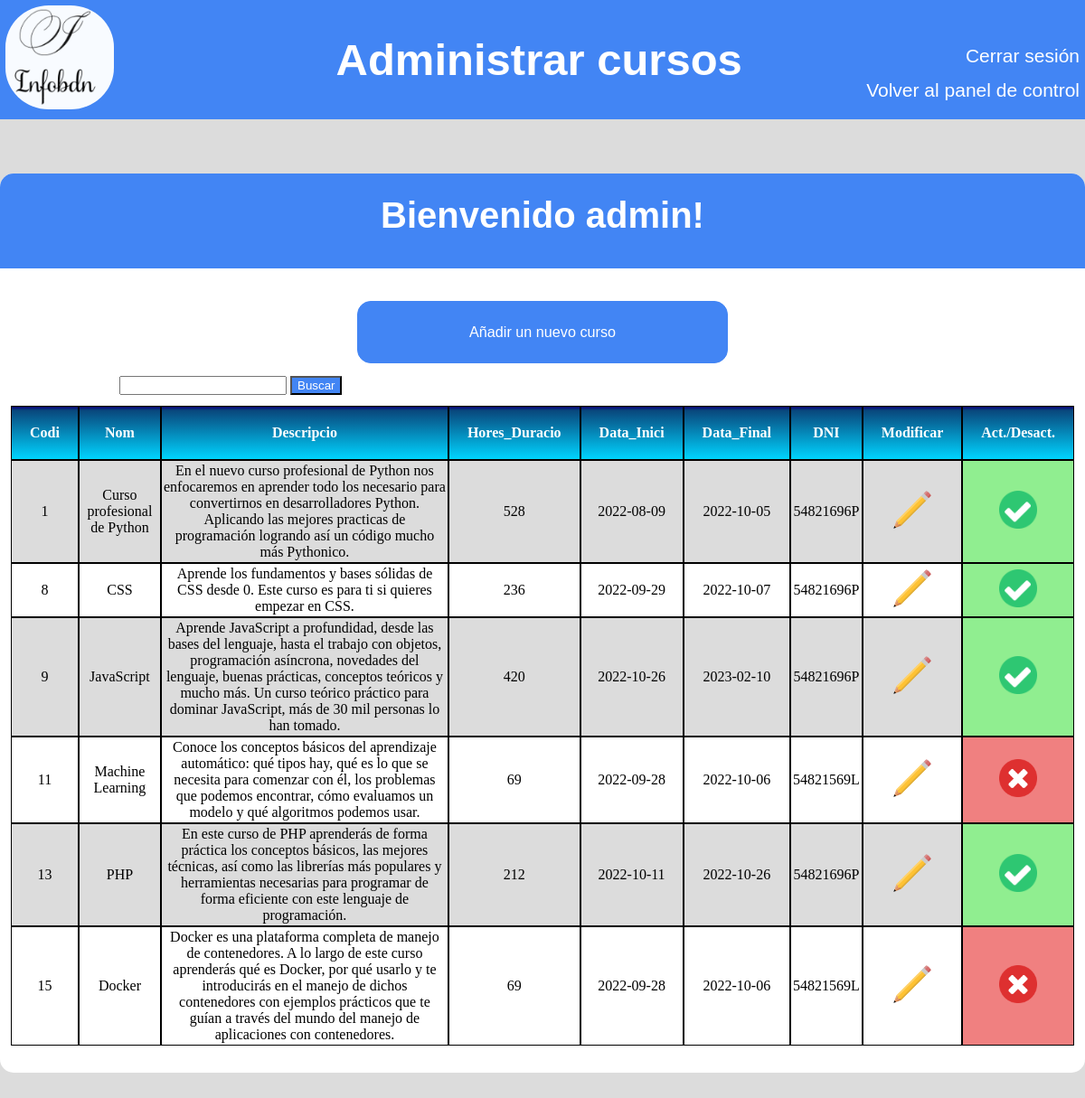
Screenshot of /cursos.php (signed in) with the database file from the repository.
### tables this page shows
CREATE TABLE `cursos` (
  `Codi` int(11) NOT NULL,
  `Nom` varchar(255) NOT NULL,
  `Descripcio` varchar(1024) NOT NULL,
  `Hores_Duracio` int(10) NOT NULL,
  `Data_Inici` date NOT NULL,
  `Data_Final` date NOT NULL,
  `DNI` varchar(9) NOT NULL,
  `Activado` tinyint(1) NOT NULL DEFAULT 1
);

### funciones.php (the view, shortened to what this page needs)
<?php
function conectar() {
    try {
        $servername = "localhost";
        $database = "infobdn";
        $username = "root";
        $conn = mysqli_connect($servername, $username,"", $database);
        return $conn;
    } catch(Exception $ex) {
        echo "<p class=errorsql>Fallo al conectar a la base de datos</p>";
        echo '<meta http-equiv="refresh" content="2;url=index.php" />';
    }
}
            ?>
                    <?php
function mostrarColumnasCursos() {
    try {
        $conn = conectar();
        $query = "SHOW COLUMNS FROM cursos";
        $result = mysqli_query($conn,$query);
        echo "<table cellspacing=0>";
        echo "<thead>";
        while($array = $result-> fetch_array(MYSQLI_ASSOC)) {
            if($array['Field'] != "Activado") {
                echo "<th>".$array['Field']."</th>";
            }
        }
    } catch(Exception $ex) {
        echo "<p class=errorsql>Fallo al ejecutar la consulta</p>";
        echo '<meta http-equiv="refresh" content="2;url=administracion.php" />';
    }
}
function mostrarCursos() {
    try {
        $conn = conectar();
        mostrarColumnasCursos();
        echo "<th>Modificar</th>";
        echo "<th>Act./Desact.</th>";
        echo "</thead>";
        $query = "SELECT * FROM cursos ORDER BY Codi";
        $result = mysqli_query($conn,$query);
        echo "<tbody>";
        while($array = $result-> fetch_array(MYSQLI_ASSOC)) {
        echo "<tr>";
        foreach ($array as $field_name => $value) {
            if ($field_name == "Activado") {
                if($value == '1') {
                    $src = 'img/tick.png';
                    $class = "activado";
                }
                else {
                    $src = 'img/cross.png';
                    $class = "desactivado";
                }
            }
            else {
                echo "<td>$value</td>";
            }
        }
        echo"<td><a href='modificarcurso.php?Codi=".$array['Codi']."&estado=".$array['Activado']."'><img src='img/pencil.png' alt='Modificar' style='width:42px;height:42px;'></a></td>";
        echo"<td class=$class><a href='borrarcurso.php?Codi=".$array['Codi']."&estado=".$array['Activado']."'><img src=$src alt='Borrar' style='width:42px;height:42px;'></a></td></tr>";
        }
        echo "</tbody>";
        echo "</table>";
    } catch(Exception $ex) {
        echo "<p class=errorsql>Fallo al ejecutar la consulta</p>";
        echo '<meta http-equiv="refresh" content="2;url=administracion.php" />';
    }
}
        ?>

### stylesheets/cursos.css (style rules this page uses)
body { margin: 0; background-color: gainsboro; }
a { color: white; font-family: Impact, Haettenschweiler, 'Arial Narrow Bold', sans-serif; text-decoration: none; font-size:calc(9px + 1vw); }
table { grid-row:3; padding:1%; place-self: center center; }
tr:nth-child(2n + 1) { background:gainsboro; }
td { border:1px solid black; text-align: center; padding:2px; }
th { border:1px solid black; padding:20px; color:white; background: rgb(2,0,36); background: linear-gradient(rgba(2,0,36,1) 0%, rgba(9,9,121,1) 1%, rgba(9,71,124,1) 7%, rgba(0,212,255,1) 100%); }
.desactivado { background-color: lightcoral; }
.activado { background-color: lightgreen; }

### rows the page displays
cursos: Codi "1", Nom "Curso profesional de Python", Descripcio "En el nuevo curso profesional de Python nos enfocaremos en aprender todo los necesario para convertirnos en desarrolladores Python. Aplicando las mejores practicas de programación logrando así un código mucho más Pythonico.", Hores_Duracio "528", Data_Inici "2022-08-09", Data_Final "2022-10-05", DNI "54821696P"
cursos: Codi "8", Nom "CSS", Descripcio "Aprende los fundamentos y bases sólidas de CSS desde 0. Este curso es para ti si quieres empezar en CSS.", Hores_Duracio "236", Data_Inici "2022-09-29", Data_Final "2022-10-07", DNI "54821696P"
cursos: Codi "9", Nom "JavaScript", Descripcio "Aprende JavaScript a profundidad, desde las bases del lenguaje, hasta el trabajo con objetos, programación asíncrona, novedades del lenguaje, buenas prácticas, conceptos teóricos y mucho más. Un curso teórico práctico para dominar JavaScript, más de 30 mil personas lo han tomado.", Hores_Duracio "420", Data_Inici "2022-10-26", Data_Final "2023-02-10", DNI "54821696P"
cursos: Codi "11", Nom "Machine Learning", Descripcio "Conoce los conceptos básicos del aprendizaje automático: qué tipos hay, qué es lo que se necesita para comenzar con él, los problemas que podemos encontrar, cómo evaluamos un modelo y qué algoritmos podemos usar.", Hores_Duracio "69", Data_Inici "2022-09-28", Data_Final "2022-10-06", DNI "54821569L"
cursos: Codi "13", Nom "PHP", Descripcio "En este curso de PHP aprenderás de forma práctica los conceptos básicos, las mejores técnicas, así como las librerías más populares y herramientas necesarias para programar de forma eficiente con este lenguaje de programación.", Hores_Duracio "212", Data_Inici "2022-10-11", Data_Final "2022-10-26", DNI "54821696P"
cursos: Codi "15", Nom "Docker", Descripcio "Docker es una plataforma completa de manejo de contenedores. A lo largo de este curso aprenderás qué es Docker, por qué usarlo y te introducirás en el manejo de dichos contenedores con ejemplos prácticos que te guían a través del mundo del manejo de aplicaciones con contenedores.", Hores_Duracio "69", Data_Inici "2022-09-28", Data_Final "2022-10-06", DNI "54821569L"

### other values shown
$_SESSION['nombre'] "admin"
$array['Field'] "Codi"
$array['Field'] "Nom"
$array['Field'] "Descripcio"
$array['Field'] "Hores_Duracio"
$array['Field'] "Data_Inici"
$array['Field'] "Data_Final"
$array['Field'] "DNI"
